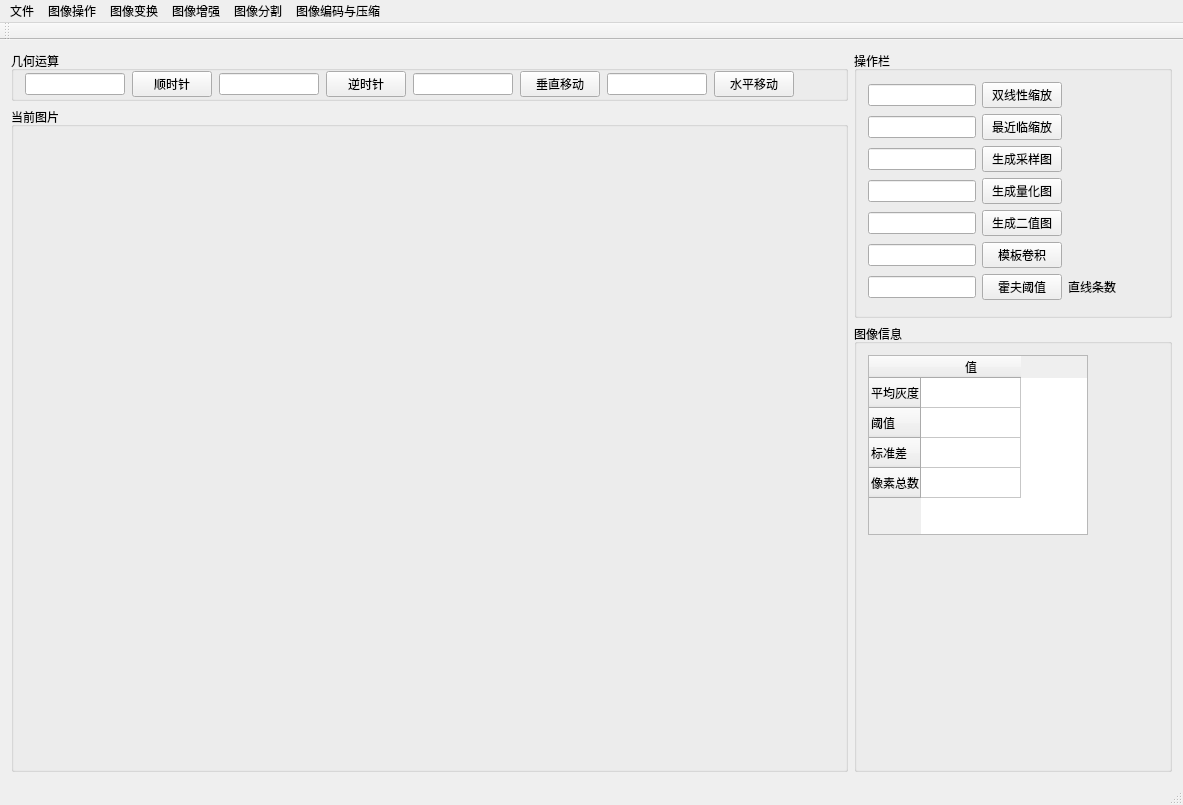
<?xml version="1.0" encoding="UTF-8"?>
<ui version="4.0">
 <class>MainWindow</class>
 <widget class="QMainWindow" name="MainWindow">
  <property name="geometry">
   <rect>
    <x>0</x>
    <y>0</y>
    <width>1183</width>
    <height>805</height>
   </rect>
  </property>
  <property name="windowTitle">
   <string>MainWindow</string>
  </property>
  <widget class="QWidget" name="centralWidget">
   <layout class="QGridLayout" name="gridLayout_4">
    <item row="2" column="2">
     <widget class="QGroupBox" name="groupBox">
      <property name="maximumSize">
       <size>
        <width>400</width>
        <height>16777215</height>
       </size>
      </property>
      <property name="title">
       <string>图像信息</string>
      </property>
      <layout class="QGridLayout" name="gridLayout_5">
       <item row="2" column="0">
        <spacer name="verticalSpacer_2">
         <property name="orientation">
          <enum>Qt::Vertical</enum>
         </property>
         <property name="sizeHint" stdset="0">
          <size>
           <width>20</width>
           <height>40</height>
          </size>
         </property>
        </spacer>
       </item>
       <item row="0" column="0">
        <widget class="QTableWidget" name="tableWidget">
         <property name="minimumSize">
          <size>
           <width>10</width>
           <height>180</height>
          </size>
         </property>
         <property name="maximumSize">
          <size>
           <width>220</width>
           <height>400</height>
          </size>
         </property>
         <row>
          <property name="text">
           <string>平均灰度</string>
          </property>
         </row>
         <row>
          <property name="text">
           <string>阈值</string>
          </property>
         </row>
         <row>
          <property name="text">
           <string>标准差</string>
          </property>
         </row>
         <row>
          <property name="text">
           <string>像素总数</string>
          </property>
         </row>
         <column>
          <property name="text">
           <string>值</string>
          </property>
         </column>
        </widget>
       </item>
       <item row="0" column="1">
        <spacer name="horizontalSpacer_4">
         <property name="orientation">
          <enum>Qt::Horizontal</enum>
         </property>
         <property name="sizeHint" stdset="0">
          <size>
           <width>40</width>
           <height>20</height>
          </size>
         </property>
        </spacer>
       </item>
       <item row="1" column="0" colspan="2">
        <widget class="QCustomPlot" name="widget" native="true">
         <property name="minimumSize">
          <size>
           <width>0</width>
           <height>200</height>
          </size>
         </property>
        </widget>
       </item>
      </layout>
     </widget>
    </item>
    <item row="1" column="0" rowspan="2" colspan="2">
     <widget class="QGroupBox" name="groupBox_3">
      <property name="title">
       <string>当前图片</string>
      </property>
      <layout class="QGridLayout" name="gridLayout_2">
       <item row="1" column="0">
        <spacer name="horizontalSpacer">
         <property name="orientation">
          <enum>Qt::Horizontal</enum>
         </property>
         <property name="sizeHint" stdset="0">
          <size>
           <width>357</width>
           <height>20</height>
          </size>
         </property>
        </spacer>
       </item>
       <item row="1" column="1">
        <widget class="QLabel" name="label">
         <property name="text">
          <string/>
         </property>
        </widget>
       </item>
       <item row="2" column="1">
        <spacer name="verticalSpacer_3">
         <property name="orientation">
          <enum>Qt::Vertical</enum>
         </property>
         <property name="sizeHint" stdset="0">
          <size>
           <width>20</width>
           <height>40</height>
          </size>
         </property>
        </spacer>
       </item>
       <item row="1" column="2">
        <spacer name="horizontalSpacer_2">
         <property name="orientation">
          <enum>Qt::Horizontal</enum>
         </property>
         <property name="sizeHint" stdset="0">
          <size>
           <width>357</width>
           <height>20</height>
          </size>
         </property>
        </spacer>
       </item>
       <item row="0" column="1">
        <spacer name="verticalSpacer_4">
         <property name="orientation">
          <enum>Qt::Vertical</enum>
         </property>
         <property name="sizeHint" stdset="0">
          <size>
           <width>20</width>
           <height>40</height>
          </size>
         </property>
        </spacer>
       </item>
      </layout>
     </widget>
    </item>
    <item row="0" column="2" rowspan="2">
     <widget class="QGroupBox" name="groupBox_2">
      <property name="maximumSize">
       <size>
        <width>400</width>
        <height>16777215</height>
       </size>
      </property>
      <property name="title">
       <string>操作栏</string>
      </property>
      <layout class="QGridLayout" name="gridLayout">
       <item row="5" column="1">
        <widget class="QPushButton" name="pushButton_6">
         <property name="text">
          <string>模板卷积</string>
         </property>
        </widget>
       </item>
       <item row="0" column="1">
        <widget class="QPushButton" name="pushButton_8">
         <property name="text">
          <string>双线性缩放</string>
         </property>
        </widget>
       </item>
       <item row="3" column="0">
        <widget class="QLineEdit" name="lineEdit_2"/>
       </item>
       <item row="2" column="0">
        <widget class="QLineEdit" name="lineEdit_3"/>
       </item>
       <item row="1" column="0">
        <widget class="QLineEdit" name="lineEdit_4"/>
       </item>
       <item row="2" column="2">
        <spacer name="horizontalSpacer_3">
         <property name="orientation">
          <enum>Qt::Horizontal</enum>
         </property>
         <property name="sizeHint" stdset="0">
          <size>
           <width>40</width>
           <height>20</height>
          </size>
         </property>
        </spacer>
       </item>
       <item row="4" column="1">
        <widget class="QPushButton" name="pushButton_4">
         <property name="text">
          <string>生成二值图</string>
         </property>
        </widget>
       </item>
       <item row="1" column="1">
        <widget class="QPushButton" name="pushButton_5">
         <property name="text">
          <string>最近临缩放</string>
         </property>
        </widget>
       </item>
       <item row="2" column="1">
        <widget class="QPushButton" name="pushButton_2">
         <property name="text">
          <string>生成采样图</string>
         </property>
        </widget>
       </item>
       <item row="0" column="0">
        <widget class="QLineEdit" name="lineEdit_5"/>
       </item>
       <item row="4" column="0">
        <widget class="QLineEdit" name="lineEdit"/>
       </item>
       <item row="6" column="1">
        <widget class="QPushButton" name="pushButton_11">
         <property name="text">
          <string>霍夫阈值</string>
         </property>
        </widget>
       </item>
       <item row="3" column="1">
        <widget class="QPushButton" name="pushButton">
         <property name="text">
          <string>生成量化图</string>
         </property>
        </widget>
       </item>
       <item row="7" column="0">
        <spacer name="verticalSpacer">
         <property name="orientation">
          <enum>Qt::Vertical</enum>
         </property>
         <property name="sizeHint" stdset="0">
          <size>
           <width>20</width>
           <height>40</height>
          </size>
         </property>
        </spacer>
       </item>
       <item row="5" column="0">
        <widget class="QLineEdit" name="lineEdit_8"/>
       </item>
       <item row="6" column="0">
        <widget class="QLineEdit" name="lineEdit_11"/>
       </item>
       <item row="6" column="2">
        <widget class="QLabel" name="label_2">
         <property name="text">
          <string>直线条数</string>
         </property>
        </widget>
       </item>
      </layout>
     </widget>
    </item>
    <item row="0" column="0" colspan="2">
     <widget class="QGroupBox" name="groupBox_4">
      <property name="maximumSize">
       <size>
        <width>16777215</width>
        <height>50</height>
       </size>
      </property>
      <property name="title">
       <string>几何运算</string>
      </property>
      <layout class="QHBoxLayout" name="horizontalLayout">
       <property name="spacing">
        <number>7</number>
       </property>
       <property name="topMargin">
        <number>0</number>
       </property>
       <property name="bottomMargin">
        <number>0</number>
       </property>
       <item>
        <widget class="QLineEdit" name="lineEdit_10">
         <property name="maximumSize">
          <size>
           <width>100</width>
           <height>16777215</height>
          </size>
         </property>
        </widget>
       </item>
       <item>
        <widget class="QPushButton" name="pushButton_7">
         <property name="text">
          <string>顺时针</string>
         </property>
        </widget>
       </item>
       <item>
        <widget class="QLineEdit" name="lineEdit_9">
         <property name="maximumSize">
          <size>
           <width>100</width>
           <height>16777215</height>
          </size>
         </property>
        </widget>
       </item>
       <item>
        <widget class="QPushButton" name="pushButton_3">
         <property name="text">
          <string>逆时针</string>
         </property>
        </widget>
       </item>
       <item>
        <widget class="QLineEdit" name="lineEdit_6">
         <property name="maximumSize">
          <size>
           <width>100</width>
           <height>16777215</height>
          </size>
         </property>
        </widget>
       </item>
       <item>
        <widget class="QPushButton" name="pushButton_10">
         <property name="text">
          <string>垂直移动</string>
         </property>
        </widget>
       </item>
       <item>
        <widget class="QLineEdit" name="lineEdit_7">
         <property name="maximumSize">
          <size>
           <width>100</width>
           <height>16777215</height>
          </size>
         </property>
        </widget>
       </item>
       <item>
        <widget class="QPushButton" name="pushButton_9">
         <property name="text">
          <string>水平移动</string>
         </property>
        </widget>
       </item>
       <item>
        <spacer name="horizontalSpacer_5">
         <property name="orientation">
          <enum>Qt::Horizontal</enum>
         </property>
         <property name="sizeHint" stdset="0">
          <size>
           <width>40</width>
           <height>20</height>
          </size>
         </property>
        </spacer>
       </item>
      </layout>
     </widget>
    </item>
   </layout>
  </widget>
  <widget class="QMenuBar" name="menuBar">
   <property name="geometry">
    <rect>
     <x>0</x>
     <y>0</y>
     <width>1183</width>
     <height>26</height>
    </rect>
   </property>
   <widget class="QMenu" name="menu">
    <property name="title">
     <string>文件</string>
    </property>
    <addaction name="action"/>
    <addaction name="action_2"/>
   </widget>
   <widget class="QMenu" name="menu_2">
    <property name="title">
     <string>图像操作</string>
    </property>
    <widget class="QMenu" name="menu_3">
     <property name="title">
      <string>线性变换</string>
     </property>
     <addaction name="action1"/>
     <addaction name="action2"/>
    </widget>
    <widget class="QMenu" name="menu_4">
     <property name="title">
      <string>非线性变换</string>
     </property>
     <addaction name="action1_2"/>
     <addaction name="action2_2"/>
    </widget>
    <widget class="QMenu" name="menu_5">
     <property name="title">
      <string>均衡算法</string>
     </property>
     <addaction name="action_8"/>
     <addaction name="action_9"/>
    </widget>
    <addaction name="menu_3"/>
    <addaction name="menu_4"/>
    <addaction name="menu_5"/>
    <addaction name="action_3"/>
    <addaction name="actionBMP"/>
    <addaction name="action256"/>
   </widget>
   <widget class="QMenu" name="menu_6">
    <property name="title">
     <string>图像变换</string>
    </property>
    <addaction name="action_4"/>
    <addaction name="action_5"/>
    <addaction name="action_6"/>
   </widget>
   <widget class="QMenu" name="menu_7">
    <property name="title">
     <string>图像增强</string>
    </property>
    <widget class="QMenu" name="menu_8">
     <property name="title">
      <string>图像平滑</string>
     </property>
     <addaction name="action_11"/>
     <addaction name="action_12"/>
     <addaction name="action_7"/>
    </widget>
    <widget class="QMenu" name="menu_9">
     <property name="title">
      <string>图像锐化</string>
     </property>
     <addaction name="action1_3"/>
     <addaction name="action2_3"/>
     <addaction name="action3"/>
    </widget>
    <addaction name="menu_8"/>
    <addaction name="menu_9"/>
   </widget>
   <widget class="QMenu" name="menu_10">
    <property name="title">
     <string>图像分割</string>
    </property>
    <addaction name="actionsobel"/>
    <addaction name="actionPrewitt"/>
    <addaction name="action_10"/>
    <addaction name="action_13"/>
    <addaction name="action_15"/>
   </widget>
   <widget class="QMenu" name="menu_11">
    <property name="title">
     <string>图像编码与压缩</string>
    </property>
    <addaction name="actionHuffman"/>
    <addaction name="action_14"/>
   </widget>
   <addaction name="menu"/>
   <addaction name="menu_2"/>
   <addaction name="menu_6"/>
   <addaction name="menu_7"/>
   <addaction name="menu_10"/>
   <addaction name="menu_11"/>
  </widget>
  <widget class="QToolBar" name="mainToolBar">
   <attribute name="toolBarArea">
    <enum>TopToolBarArea</enum>
   </attribute>
   <attribute name="toolBarBreak">
    <bool>false</bool>
   </attribute>
  </widget>
  <widget class="QStatusBar" name="statusBar"/>
  <action name="action">
   <property name="text">
    <string>打开</string>
   </property>
  </action>
  <action name="action_2">
   <property name="text">
    <string>另存为</string>
   </property>
  </action>
  <action name="action1">
   <property name="text">
    <string>A=1.2,B=50</string>
   </property>
  </action>
  <action name="action2">
   <property name="text">
    <string>A=0.8,B=-30</string>
   </property>
  </action>
  <action name="action1_2">
   <property name="text">
    <string>D=150*COS(PI*D/255/2)</string>
   </property>
  </action>
  <action name="action2_2">
   <property name="text">
    <string>D = 128*SIN(PI*D/255)</string>
   </property>
  </action>
  <action name="action_8">
   <property name="text">
    <string>初始版</string>
   </property>
  </action>
  <action name="action_9">
   <property name="text">
    <string>优化版</string>
   </property>
  </action>
  <action name="action_3">
   <property name="text">
    <string>生成位平面图</string>
   </property>
  </action>
  <action name="actionBMP">
   <property name="text">
    <string>BMP</string>
   </property>
  </action>
  <action name="action_4">
   <property name="text">
    <string>傅里叶变换</string>
   </property>
  </action>
  <action name="action_5">
   <property name="text">
    <string>离散余弦变换</string>
   </property>
  </action>
  <action name="action_6">
   <property name="text">
    <string>小波变换</string>
   </property>
  </action>
  <action name="action_11">
   <property name="text">
    <string>均值平滑</string>
   </property>
  </action>
  <action name="action_12">
   <property name="text">
    <string>中值平滑</string>
   </property>
  </action>
  <action name="action_7">
   <property name="text">
    <string>高斯平滑</string>
   </property>
  </action>
  <action name="action1_3">
   <property name="text">
    <string>拉普拉斯</string>
   </property>
  </action>
  <action name="action2_3">
   <property name="text">
    <string>Sobel</string>
   </property>
  </action>
  <action name="action3">
   <property name="text">
    <string>Prewitt</string>
   </property>
  </action>
  <action name="action256">
   <property name="text">
    <string>256色彩色图像</string>
   </property>
  </action>
  <action name="actionsobel">
   <property name="text">
    <string>Sobel</string>
   </property>
  </action>
  <action name="actionPrewitt">
   <property name="text">
    <string>Prewitt</string>
   </property>
  </action>
  <action name="action_10">
   <property name="text">
    <string>拉普拉斯</string>
   </property>
  </action>
  <action name="action_13">
   <property name="text">
    <string>霍夫变换</string>
   </property>
  </action>
  <action name="actionHuffman">
   <property name="text">
    <string>Huffman编码</string>
   </property>
  </action>
  <action name="action_14">
   <property name="text">
    <string>游程编码</string>
   </property>
  </action>
  <action name="action_15">
   <property name="text">
    <string>边缘跟踪</string>
   </property>
  </action>
 </widget>
 <layoutdefault spacing="6" margin="11"/>
 <customwidgets>
  <customwidget>
   <class>QCustomPlot</class>
   <extends>QWidget</extends>
   <header location="global">qcustomplot.h</header>
   <container>1</container>
  </customwidget>
 </customwidgets>
 <resources/>
 <connections/>
</ui>
